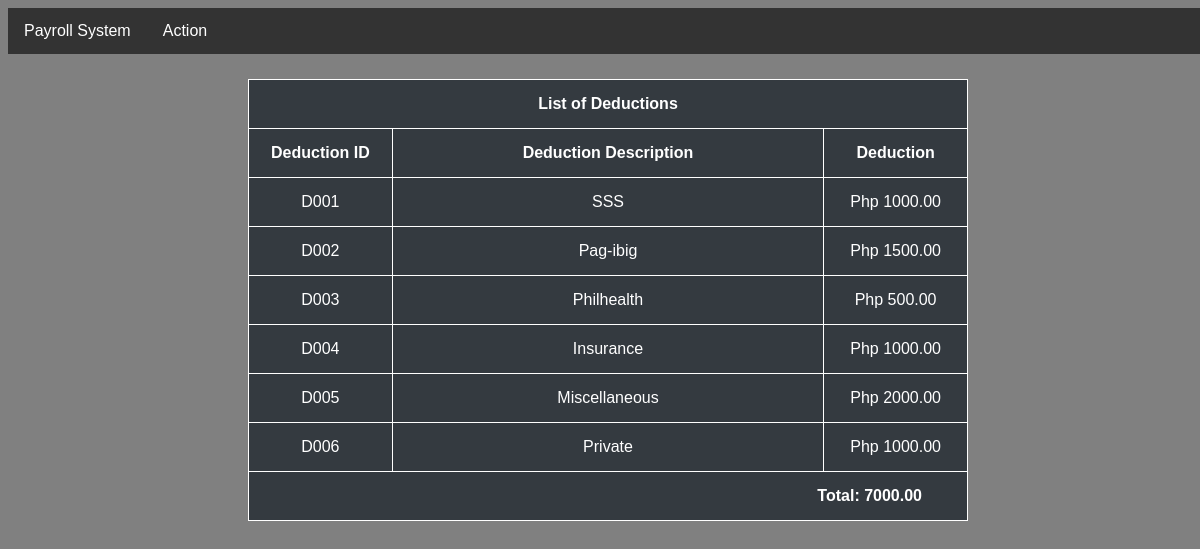
Screenshot of /payroll/deductions/ with the database file from the repository.
### payroll/models.py (models this page shows)
class Deductions(models.Model):
    deductID = models.CharField(max_length=30, primary_key=True,verbose_name="Deduction ID")
    deductDesc = models.CharField(max_length=50,verbose_name="Description")
    deduct = models.FloatField(verbose_name="Deduction")

### payroll/views.py (the view)
# urls.py: path('deductions/',views.deductions, name='deductions'),
def deductions(request):
    obj = Deductions.objects.all()
    total = 0
    for i in obj:
        total += float(i.deduct)
    context = {
        "data" : obj,
        "total" : total,
    }
    return render(request,'payroll/deductions.html',context)

### payroll/templates/payroll/deductions.html (shortened to what this page needs)
{% extends 'payroll/base.html' %}
{% block content %}
{% include 'payroll/nav.html' %}
    <body>
        <div>
            <table  style="width:60%;margin:25px auto">
                <tr>
                    <th colspan="3">List of Deductions</th>
                </tr>
                <tr>
                    <th style="width: 20%;">Deduction ID</th>
                    <th style="width: 60%;">Deduction Description</th>
                    <th style="width: 40%;">Deduction</th>
                </tr>
                {% for i in data %}
                <tr>
                    <td><center>{{i.deductID}}</center></td>
                    <td><center>{{i.deductDesc}}</center></td>
                    <td><center>Php {{i.deduct|floatformat:2}}</center></td>
                </tr>
                {% endfor %}
                <tr>
                    <td colspan="3" style="text-align: right; padding-right: 45px;"><strong>Total: {{total|floatformat:2}}</strong>
                    </td>
                </tr>
            </table>
        </div>
    </body>
{% endblock %}

### payroll/templates/payroll/base.html (style rules this page uses)
html { height: 100%; }
body { width:100%; background: gray; }
table, th, td, tr { border: 1px solid white; background:#343a40; color: white; border-collapse: collapse; padding: 15px; font-family: Arial, Helvetica, sans-serif; }

### payroll/templates/payroll/nav.html (style rules this page uses)
body { font-family: Arial, Helvetica, sans-serif; }

### rows the page displays
Deductions: deductID "D001", deductDesc "SSS", deduct "1000.00"
Deductions: deductID "D002", deductDesc "Pag-ibig", deduct "1500.00"
Deductions: deductID "D003", deductDesc "Philhealth", deduct "500.00"
Deductions: deductID "D004", deductDesc "Insurance", deduct "1000.00"
Deductions: deductID "D005", deductDesc "Miscellaneous", deduct "2000.00"
Deductions: deductID "D006", deductDesc "Private", deduct "1000.00"

### other values shown
{{ total|floatformat:2 }} "7000.00"
